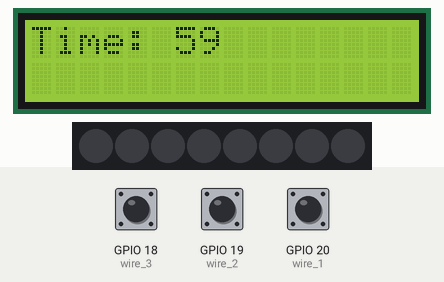
Simulated run of this program. Board: ESP32 board running MicroPython. On the bench: 16×2 character LCD, 8 RGB LEDs in strip order, left to right. Inputs (shaded band) come from the test bench; at power-on: GPIO 18 (wire_3) HIGH, GPIO 20 (wire_1) HIGH, GPIO 19 (wire_2) HIGH. Random numbers come from a fixed seed.

Above: at 1.6 s.
1.7 s: GPIO 18 (wire_3) pulled LOW for 1 s
5.7 s: GPIO 20 (wire_1) pulled LOW for 0.15 s
At 6.1 s:
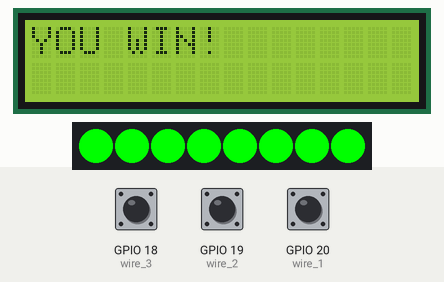
At 6.6 s:
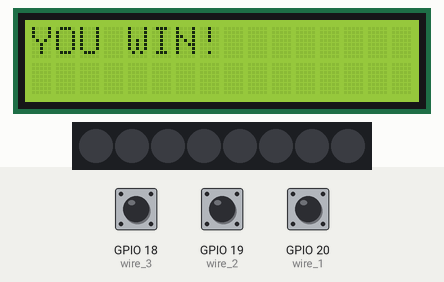
8.7 s: GPIO 20 (wire_1) pulled LOW for 3.2 s
Timing chart, 0 to 17.1 s (numbered marks = the images above; inputs shaded):
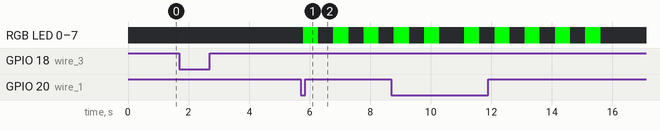

The program:

lcd_neo_pixel_bomb.py
```python
from machine import Pin, SoftI2C, Timer
from I2C_LCD import I2cLcd
from neopixel import NeoPixel
import time
import random

# Setup
i2c = SoftI2C(scl=Pin(41), sda=Pin(21), freq=400000)
lcd_address = i2c.scan()[0]
lcd = I2cLcd(i2c, lcd_address, 2, 16)
neo = NeoPixel(Pin(37), 8)  # NeoPixel connected to pin 37

# Buttons (Wires)
wire_1 = Pin(20, Pin.IN, Pin.PULL_UP)
wire_2 = Pin(19, Pin.IN, Pin.PULL_UP)
wire_3 = Pin(18, Pin.IN, Pin.PULL_UP)

# Initialize countdown
counter = 60
running = True
speed = 1000

# Randomize hvað er réttur vír og ekki
correct_wire = random.choice([wire_1, wire_2, wire_3])


# Uppfæra það sem stendur á skjánum
def update_lcd():
    lcd.clear()
    lcd.move_to(0, 0)
    lcd.putstr(f"Time: {counter}")


# Niðurteljari
def timer_callback(t):
    global counter
    if running and counter > 0:
        counter -= 1
        update_lcd()
        # Ef teljari nær 0 þá keyrist þú tapar fallið, rauð ljós og boom stendur a skjánum
        if counter == 0:
            you_lose()


# Vildi gera þú tapar fall og þú vinnur fall
def you_win():
    global running
    running = False
    lcd.clear()
    lcd.move_to(0, 0)
    lcd.putstr("YOU WIN!")
    blink_neopixel([0, 255, 0])  # Grænn

# Vildi gera þú tapar fall og þú vinnur fall
def you_lose():
    global running
    running = False
    lcd.clear()
    lcd.move_to(0, 0)
    lcd.putstr("BOOOOOM!")
    blink_neopixel([255, 0, 0])  # Rauður

# Auðveldawra víst ég nota blikkandi neopixel i tveimur öðrum föllum að gera
# blikkið að sérstöku falli
def blink_neopixel(color):
    for _ in range(5):
        neo.fill(color)
        neo.write()
        time.sleep(0.5)
        neo.fill([0, 0, 0])
        neo.write()
        time.sleep(0.5)

def check_wire(wire):
    global speed
    if wire is correct_wire:
        you_win()
    else:
        speed = speed // 2
        timer.init(period=speed, mode=Timer.PERIODIC, callback=timer_callback)

timer = Timer(-1)
timer.init(period=speed, mode=Timer.PERIODIC, callback=timer_callback)
update_lcd()

while True:
    if not wire_1.value():
        check_wire(wire_1)
        time.sleep(0.2)
    if not wire_2.value():
        check_wire(wire_2)
        time.sleep(0.2)
    if not wire_3.value():
        check_wire(wire_3)
        time.sleep(0.2)
    time.sleep(0.1)
```

Measured:
- what the display in image 2 shows lasts 0.5 s, from 6.3 s to 6.8 s
